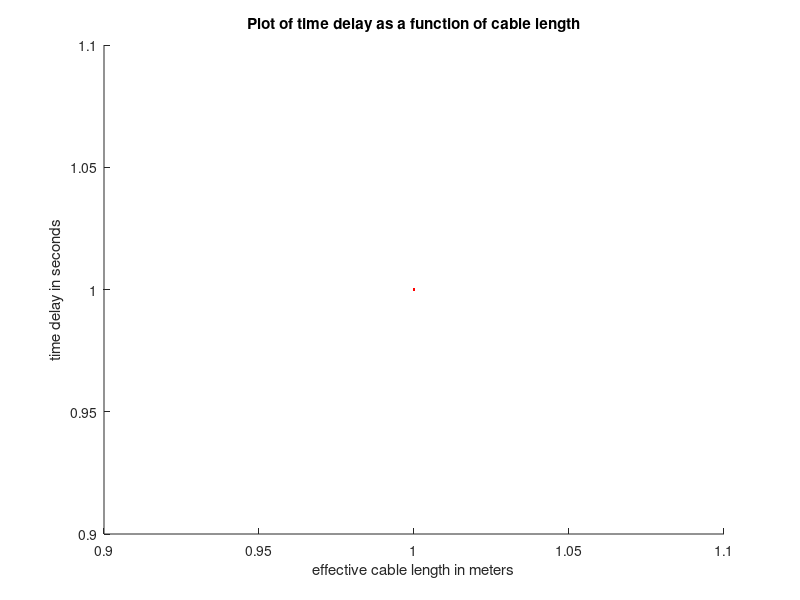

Write the MATLAB code that produced this figure. (Note: this script raises an error after producing the figure.)
%create the arrays to store
%time delay and corresponding errror
%for our speed of light measurements
cable_length = [2.988,8.988,18.988,28.988,38.988,48.988];
length_error = [5e-4,5e-4,5e-4,5e-4,5e-4,5e-4];
time_delay = [21.5e-9,47e-9,95e-9,149e-9,195e-9,250e-9];
time_error = [0.2e-9,1e-9,1e-9,1e-9,2e-9,2e-9];

%for line of best fit
p = polyfit(cable_length, time_delay, 1);
x = 0:0.1:60;
m = p(1);
c = p(2);
y = m*x + c;
slope = 1/m;
%do the plotting
figure
hold all
txt = {'Speed of light','(inverse slope of line of best fit): ' slope ' m/s'};
text(50,1,txt, 'FontSize', 30)
title('Plot of time delay as a function of cable length')
xlabel('effective cable length in meters')
ylabel('time delay in seconds')
errorbar(cable_length,time_delay,time_error,time_error,length_error,length_error, 'r.')
plot(x,y,'b--')
legend('measured values', 'line of best fit')


hold off